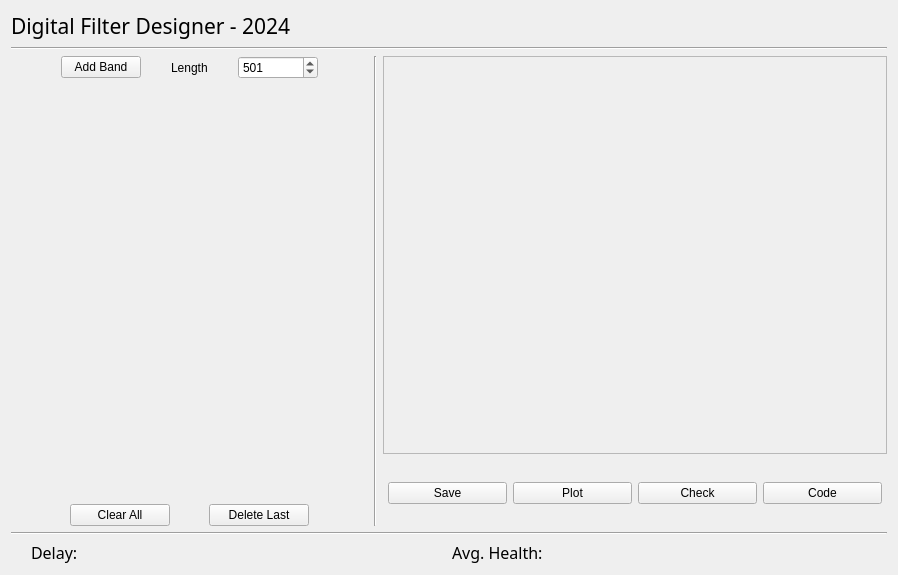
<?xml version="1.0" encoding="UTF-8"?>
<ui version="4.0">
 <class>Form</class>
 <widget class="QWidget" name="Form">
  <property name="geometry">
   <rect>
    <x>0</x>
    <y>0</y>
    <width>898</width>
    <height>575</height>
   </rect>
  </property>
  <property name="windowTitle">
   <string>Form</string>
  </property>
  <layout class="QVBoxLayout" name="verticalLayout_6">
   <item>
    <layout class="QVBoxLayout" name="verticalLayout_5" stretch="0,0,5,1,0">
     <item alignment="Qt::AlignTop">
      <widget class="QLabel" name="TitleLabel">
       <property name="font">
        <font>
         <family>Century Gothic</family>
         <pointsize>16</pointsize>
        </font>
       </property>
       <property name="text">
        <string>Digital Filter Designer - 2024</string>
       </property>
      </widget>
     </item>
     <item>
      <widget class="Line" name="line_3">
       <property name="orientation">
        <enum>Qt::Horizontal</enum>
       </property>
      </widget>
     </item>
     <item>
      <layout class="QHBoxLayout" name="horizontalLayout_4" stretch="1,2,0">
       <item>
        <layout class="QVBoxLayout" name="verticalLayout" stretch="1,5,1">
         <item>
          <layout class="QHBoxLayout" name="horizontalLayout">
           <property name="spacing">
            <number>30</number>
           </property>
           <property name="leftMargin">
            <number>50</number>
           </property>
           <property name="rightMargin">
            <number>50</number>
           </property>
           <item>
            <widget class="QPushButton" name="AddBandButton">
             <property name="maximumSize">
              <size>
               <width>100</width>
               <height>16777215</height>
              </size>
             </property>
             <property name="text">
              <string>Add Band</string>
             </property>
            </widget>
           </item>
           <item alignment="Qt::AlignRight">
            <widget class="QLabel" name="label">
             <property name="text">
              <string>Length</string>
             </property>
            </widget>
           </item>
           <item>
            <widget class="QSpinBox" name="spinBox">
             <property name="minimumSize">
              <size>
               <width>80</width>
               <height>0</height>
              </size>
             </property>
             <property name="maximumSize">
              <size>
               <width>150</width>
               <height>16777215</height>
              </size>
             </property>
             <property name="maximum">
              <number>50000</number>
             </property>
             <property name="stepType">
              <enum>QAbstractSpinBox::DefaultStepType</enum>
             </property>
             <property name="value">
              <number>501</number>
             </property>
            </widget>
           </item>
          </layout>
         </item>
         <item>
          <layout class="QFormLayout" name="formLayout"/>
         </item>
         <item>
          <layout class="QHBoxLayout" name="horizontalLayout_2">
           <property name="spacing">
            <number>30</number>
           </property>
           <property name="leftMargin">
            <number>50</number>
           </property>
           <property name="rightMargin">
            <number>50</number>
           </property>
           <item>
            <widget class="QPushButton" name="ClearAllButton">
             <property name="maximumSize">
              <size>
               <width>100</width>
               <height>16777215</height>
              </size>
             </property>
             <property name="text">
              <string>Clear All</string>
             </property>
            </widget>
           </item>
           <item>
            <widget class="QPushButton" name="pushButton">
             <property name="maximumSize">
              <size>
               <width>100</width>
               <height>16777215</height>
              </size>
             </property>
             <property name="text">
              <string>Delete Last</string>
             </property>
            </widget>
           </item>
          </layout>
         </item>
        </layout>
       </item>
       <item>
        <widget class="Line" name="line_2">
         <property name="orientation">
          <enum>Qt::Vertical</enum>
         </property>
        </widget>
       </item>
       <item>
        <layout class="QVBoxLayout" name="verticalLayout_2" stretch="6,1">
         <item>
          <widget class="QFrame" name="frame">
           <property name="frameShape">
            <enum>QFrame::StyledPanel</enum>
           </property>
           <property name="frameShadow">
            <enum>QFrame::Raised</enum>
           </property>
          </widget>
         </item>
         <item>
          <layout class="QHBoxLayout" name="horizontalLayout_3">
           <property name="leftMargin">
            <number>5</number>
           </property>
           <property name="rightMargin">
            <number>5</number>
           </property>
           <property name="bottomMargin">
            <number>0</number>
           </property>
           <item alignment="Qt::AlignVCenter">
            <widget class="QPushButton" name="SaveButton">
             <property name="text">
              <string>Save</string>
             </property>
            </widget>
           </item>
           <item alignment="Qt::AlignVCenter">
            <widget class="QPushButton" name="PlotButton">
             <property name="text">
              <string>Plot</string>
             </property>
            </widget>
           </item>
           <item alignment="Qt::AlignVCenter">
            <widget class="QPushButton" name="CheckButton">
             <property name="text">
              <string>Check</string>
             </property>
            </widget>
           </item>
           <item alignment="Qt::AlignVCenter">
            <widget class="QPushButton" name="CodeButton">
             <property name="text">
              <string>Code</string>
             </property>
            </widget>
           </item>
          </layout>
         </item>
        </layout>
       </item>
      </layout>
     </item>
     <item>
      <widget class="Line" name="line">
       <property name="orientation">
        <enum>Qt::Horizontal</enum>
       </property>
      </widget>
     </item>
     <item>
      <layout class="QHBoxLayout" name="horizontalLayout_5">
       <property name="leftMargin">
        <number>20</number>
       </property>
       <property name="rightMargin">
        <number>20</number>
       </property>
       <item>
        <widget class="QLabel" name="DelayLabel">
         <property name="font">
          <font>
           <family>Century Gothic</family>
           <pointsize>12</pointsize>
          </font>
         </property>
         <property name="text">
          <string>Delay: </string>
         </property>
        </widget>
       </item>
       <item>
        <widget class="QLabel" name="AvgHealthLabel">
         <property name="font">
          <font>
           <family>Century Gothic</family>
           <pointsize>12</pointsize>
          </font>
         </property>
         <property name="text">
          <string>Avg. Health:</string>
         </property>
        </widget>
       </item>
      </layout>
     </item>
    </layout>
   </item>
  </layout>
 </widget>
 <resources/>
 <connections/>
</ui>
